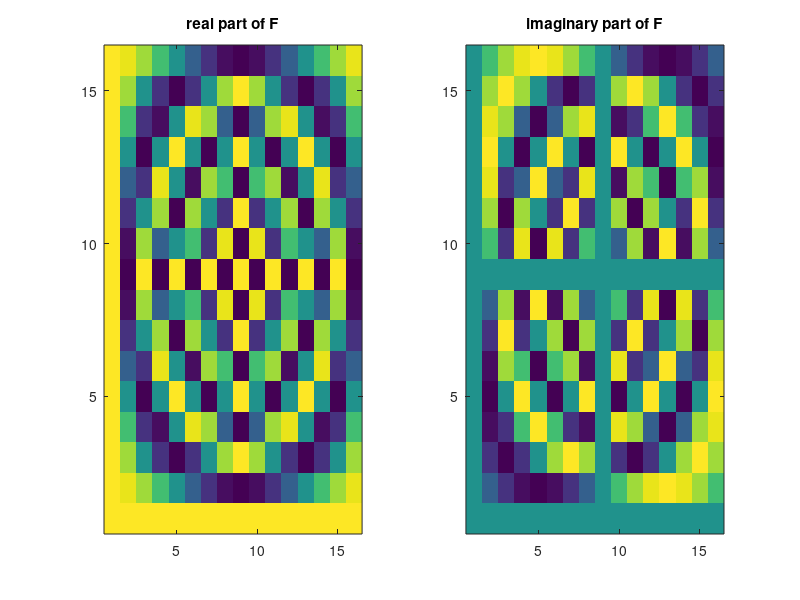

Source code (MATLAB):
x = [1,1,4,-4,-3,2,5,-6,3,2,4,-2,5,9,-8,4];
F = dftmtx(length(x))

subplot(121)
imagesc(real(F))
axis('xy')
title('real part of F')
subplot(122)
imagesc(imag(F))
axis('xy')
title('imaginary part of F')